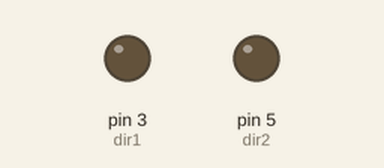
The sketch below on a simulated Arduino Uno, built with avr-gcc and run on an emulated ATmega328P. Shown: output pins drawn as LEDs (lit = HIGH). Pins used as bus, display or sensor lines are not drawn.

Above: at 4.3 s.
At 12.9 s:
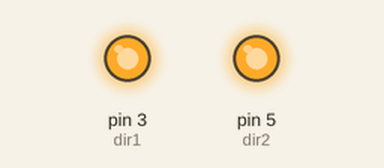
Timing chart, 0 to 22.4 s (numbered marks = the images above):
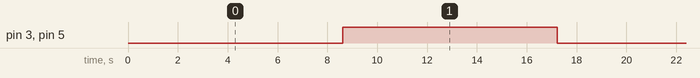

Measured:
- by itself, pin 3 (dir1), pin 5 (dir2): alternates HIGH for 8.6 s and LOW for 8.6 s

The sketch:

4phase_stepper_cpld.ino
```cpp
const int clk1 = 2;
const int dir1 = 3;

const int clk2 = 4;
const int dir2 = 5;

const int steps = 4096;
const int pulse_width = 800;

void _setup(int clk, int dir) {
  pinMode(clk, OUTPUT);
  pinMode(dir, OUTPUT);
  digitalWrite(clk, LOW);
  digitalWrite(dir, LOW);
}

void setup() {
  _setup(clk1,dir1);
  _setup(clk2,dir2);
}

void pulse_up() {
  digitalWrite(clk1, HIGH);
  digitalWrite(clk2, HIGH);
}

void pulse_down() {
  digitalWrite(clk1, LOW);
  digitalWrite(clk2, LOW);
}

void onestep() {
  pulse_up();
  delayMicroseconds(pulse_width);
  pulse_down();
  delayMicroseconds(pulse_width);
}

void loop() {
  digitalWrite(dir1, LOW);
  digitalWrite(dir2, LOW);
  for(int i=0;i<steps;i++) {
    onestep();
  }
  delay(2000);
  digitalWrite(dir1, HIGH);
  digitalWrite(dir2, HIGH);
  for(int i=0;i<steps;i++) {
    onestep();
  }
  delay(2000);
}
```
